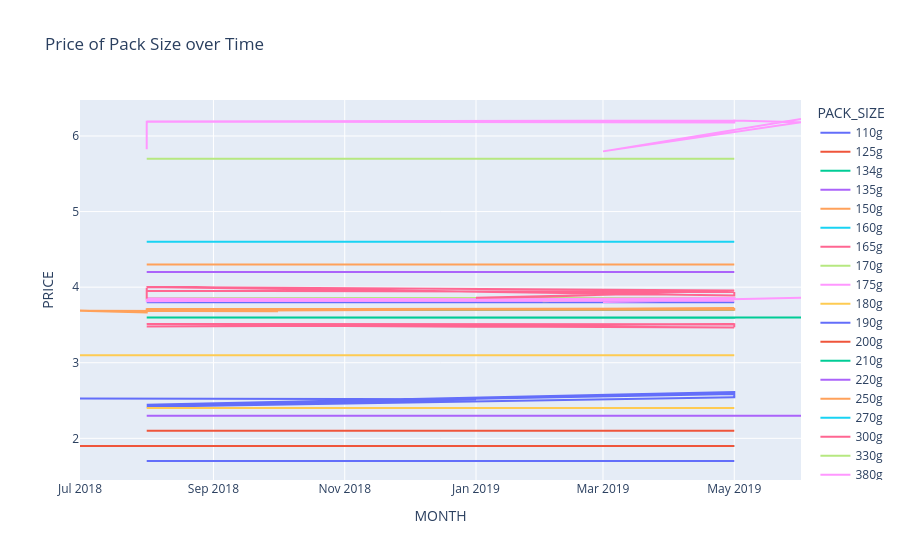

Write notebook code for a chart like this one.
### Code cell
fig = px.line(data_frame= price_pck_size,
              x = 'MONTH',
              y = 'PRICE',
              color= 'PACK_SIZE',
              title = 'Price of Pack Size over Time')

fig.show()

### Figure 1 — Plotly figure (JSON) as saved in the notebook; plotly's stock layout.template omitted (floating-point values rounded to 4 significant figures)
{"data": [{"hovertemplate": "PACK_SIZE=110g<br>MONTH=%{x}<br>PRICE=%{y}<extra></extra>", "legendgroup": "110g", "line": {"color": "#636efa", "dash": "solid"}, "marker": {"symbol": "circle"}, "mode": "lines", "name": "110g", "orientation": "v", "showlegend": true, "type": "scatter", "x": ["2018-10", "2018-08", "2019-05", "2019-05", "2018-08", "2018-08", "2018-08", "2018-08", "2018-08", "2018-08", "2019-03", "2019-02"], "xaxis": "x", "y": [3.8, 3.8, 3.8, 3.8, 3.8, 3.8, 3.8, 3.8, 3.8, 3.8, 3.799, 3.8], "yaxis": "y"}, {"hovertemplate": "PACK_SIZE=125g<br>MONTH=%{x}<br>PRICE=%{y}<extra></extra>", "legendgroup": "125g", "line": {"color": "#EF553B", "dash": "solid"}, "marker": {"symbol": "circle"}, "mode": "lines", "name": "125g", "orientation": "v", "showlegend": true, "type": "scatter", "x": ["2019-05", "2018-08", "2019-05", "2018-08", "2019-05", "2019-05", "2018-08", "2019-05", "2019-05", "2019-05", "2018-11", "2018-12"], "xaxis": "x", "y": [2.1, 2.1, 2.1, 2.1, 2.1, 2.1, 2.1, 2.1, 2.1, 2.1, 2.1, 2.1], "yaxis": "y"}, {"hovertemplate": "PACK_SIZE=134g<br>MONTH=%{x}<br>PRICE=%{y}<extra></extra>", "legendgroup": "134g", "line": {"color": "#00cc96", "dash": "solid"}, "marker": {"symbol": "circle"}, "mode": "lines", "name": "134g", "orientation": "v", "showlegend": true, "type": "scatter", "x": ["2019-05", "2018-08", "2018-08", "2019-05", "2019-05", "2018-08", "2019-05", "2019-05", "2018-08", "2018-08", "2019-03", "2019-04"], "xaxis": "x", "y": [3.7, 3.7, 3.7, 3.7, 3.7, 3.7, 3.7, 3.7, 3.7, 3.7, 3.698, 3.7], "yaxis": "y"}, {"hovertemplate": "PACK_SIZE=135g<br>MONTH=%{x}<br>PRICE=%{y}<extra></extra>", "legendgroup": "135g", "line": {"color": "#ab63fa", "dash": "solid"}, "marker": {"symbol": "circle"}, "mode": "lines", "name": "135g", "orientation": "v", "showlegend": true, "type": "scatter", "x": ["2018-08", "2018-08", "2019-05", "2019-05", "2018-08", "2019-05", "2018-08", "2019-05", "2018-08", "2018-08", "2019-04", "2019-04"], "xaxis": "x", "y": [4.2, 4.2, 4.2, 4.2, 4.2, 4.2, 4.2, 4.2, 4.2, 4.2, 4.2, 4.2], "yaxis": "y"}, {"hovertemplate": "PACK_SIZE=150g<br>MONTH=%{x}<br>PRICE=%{y}<extra></extra>", "legendgroup": "150g", "line": {"color": "#FFA15A", "dash": "solid"}, "marker": {"symbol": "circle"}, "mode": "lines", "name": "150g", "orientation": "v", "showlegend": true, "type": "scatter", "x": ["2018-08", "2019-05", "2019-05", "2018-08", "2018-08", "2019-05", "2018-08", "2018-08", "2018-08", "2018-08", "2018-07", "2018-10"], "xaxis": "x", "y": [3.711, 3.702, 3.71, 3.701, 3.708, 3.716, 3.684, 3.695, 3.708, 3.666, 3.686, 3.68], "yaxis": "y"}, {"hovertemplate": "PACK_SIZE=160g<br>MONTH=%{x}<br>PRICE=%{y}<extra></extra>", "legendgroup": "160g", "line": {"color": "#19d3f3", "dash": "solid"}, "marker": {"symbol": "circle"}, "mode": "lines", "name": "160g", "orientation": "v", "showlegend": true, "type": "scatter", "x": ["2019-05", "2018-08", "2018-08", "2019-05", "2019-05", "2018-08", "2018-08", "2019-05", "2019-05", "2018-08", "2018-10", "2018-11"], "xaxis": "x", "y": [1.9, 1.9, 1.9, 1.9, 1.9, 1.9, 1.9, 1.9, 1.9, 1.9, 1.9, 1.9], "yaxis": "y"}, {"hovertemplate": "PACK_SIZE=165g<br>MONTH=%{x}<br>PRICE=%{y}<extra></extra>", "legendgroup": "165g", "line": {"color": "#FF6692", "dash": "solid"}, "marker": {"symbol": "circle"}, "mode": "lines", "name": "165g", "orientation": "v", "showlegend": true, "type": "scatter", "x": ["2019-05", "2019-05", "2019-05", "2019-05", "2019-05", "2019-05", "2018-08", "2019-05", "2018-08", "2019-05", "2018-11", "2019-01"], "xaxis": "x", "y": [3.49, 3.472, 3.471, 3.479, 3.488, 3.508, 3.48, 3.511, 3.512, 3.465, 3.487, 3.475], "yaxis": "y"}, {"hovertemplate": "PACK_SIZE=170g<br>MONTH=%{x}<br>PRICE=%{y}<extra></extra>", "legendgroup": "170g", "line": {"color": "#B6E880", "dash": "solid"}, "marker": {"symbol": "circle"}, "mode": "lines", "name": "170g", "orientation": "v", "showlegend": true, "type": "scatter", "x": ["2019-05", "2018-08", "2019-05", "2019-05", "2019-05", "2019-05", "2019-05", "2019-05", "2018-08", "2018-08", "2019-03", "2019-02"], "xaxis": "x", "y": [3.835, 3.856, 3.858, 3.87, 3.85, 3.863, 3.837, 3.848, 3.847, 3.843, 3.839, 3.812], "yaxis": "y"}, {"hovertemplate": "PACK_SIZE=175g<br>MONTH=%{x}<br>PRICE=%{y}<extra></extra>", "legendgroup": "175g", "line": {"color": "#FF97FF", "dash": "solid"}, "marker": {"symbol": "circle"}, "mode": "lines", "name": "175g", "orientation": "v", "showlegend": true, "type": "scatter", "x": ["2018-08", "2019-05", "2019-05", "2018-08", "2019-05", "2018-08", "2018-08", "2019-05", "2018-08", "2019-05", "2019-03", "2019-06"], "xaxis": "x", "y": [3.814, 3.857, 3.84, 3.84, 3.822, 3.817, 3.832, 3.821, 3.851, 3.834, 3.805, 3.86], "yaxis": "y"}, {"hovertemplate": "PACK_SIZE=180g<br>MONTH=%{x}<br>PRICE=%{y}<extra></extra>", "legendgroup": "180g", "line": {"color": "#FECB52", "dash": "solid"}, "marker": {"symbol": "circle"}, "mode": "lines", "name": "180g", "orientation": "v", "showlegend": true, "type": "scatter", "x": ["2018-08", "2019-05", "2018-08", "2018-08", "2018-08", "2018-08", "2018-08", "2019-05", "2019-05", "2018-08", "2019-04", "2018-07"], "xaxis": "x", "y": [3.1, 3.1, 3.1, 3.1, 3.1, 3.1, 3.1, 3.1, 3.1, 3.1, 3.1, 3.1], "yaxis": "y"}, {"hovertemplate": "PACK_SIZE=190g<br>MONTH=%{x}<br>PRICE=%{y}<extra></extra>", "legendgroup": "190g", "line": {"color": "#636efa", "dash": "solid"}, "marker": {"symbol": "circle"}, "mode": "lines", "name": "190g", "orientation": "v", "showlegend": true, "type": "scatter", "x": ["2019-05", "2019-05", "2019-05", "2019-05", "2019-05", "2018-08", "2019-05", "2019-05", "2019-05", "2018-08", "2019-01", "2018-07"], "xaxis": "x", "y": [2.561, 2.62, 2.553, 2.579, 2.587, 2.443, 2.612, 2.53, 2.545, 2.416, 2.517, 2.526], "yaxis": "y"}, {"hovertemplate": "PACK_SIZE=200g<br>MONTH=%{x}<br>PRICE=%{y}<extra></extra>", "legendgroup": "200g", "line": {"color": "#EF553B", "dash": "solid"}, "marker": {"symbol": "circle"}, "mode": "lines", "name": "200g", "orientation": "v", "showlegend": true, "type": "scatter", "x": ["2018-08", "2019-05", "2019-05", "2018-08", "2019-05", "2018-08", "2018-08", "2018-08", "2019-05", "2019-05", "2018-09", "2018-07"], "xaxis": "x", "y": [1.9, 1.9, 1.9, 1.9, 1.9, 1.9, 1.9, 1.9, 1.9, 1.9, 1.9, 1.9], "yaxis": "y"}, {"hovertemplate": "PACK_SIZE=210g<br>MONTH=%{x}<br>PRICE=%{y}<extra></extra>", "legendgroup": "210g", "line": {"color": "#00cc96", "dash": "solid"}, "marker": {"symbol": "circle"}, "mode": "lines", "name": "210g", "orientation": "v", "showlegend": true, "type": "scatter", "x": ["2019-05", "2019-05", "2018-08", "2018-08", "2018-08", "2019-05", "2019-05", "2018-08", "2019-05", "2019-05", "2019-06", "2019-03"], "xaxis": "x", "y": [3.6, 3.594, 3.6, 3.6, 3.6, 3.6, 3.6, 3.6, 3.6, 3.6, 3.6, 3.6], "yaxis": "y"}, {"hovertemplate": "PACK_SIZE=220g<br>MONTH=%{x}<br>PRICE=%{y}<extra></extra>", "legendgroup": "220g", "line": {"color": "#ab63fa", "dash": "solid"}, "marker": {"symbol": "circle"}, "mode": "lines", "name": "220g", "orientation": "v", "showlegend": true, "type": "scatter", "x": ["2018-08", "2018-08", "2019-05", "2018-08", "2018-08", "2019-05", "2018-08", "2019-05", "2019-05", "2019-06", "2018-08", "2019-05"], "xaxis": "x", "y": [2.3, 2.3, 2.3, 2.3, 2.3, 2.3, 2.3, 2.3, 2.3, 2.3, 2.3, 2.3], "yaxis": "y"}, {"hovertemplate": "PACK_SIZE=250g<br>MONTH=%{x}<br>PRICE=%{y}<extra></extra>", "legendgroup": "250g", "line": {"color": "#FFA15A", "dash": "solid"}, "marker": {"symbol": "circle"}, "mode": "lines", "name": "250g", "orientation": "v", "showlegend": true, "type": "scatter", "x": ["2019-05", "2018-08", "2019-05", "2018-08", "2018-08", "2018-08", "2018-08", "2018-08", "2018-08", "2018-09", "2018-12", "2019-05"], "xaxis": "x", "y": [4.3, 4.3, 4.3, 4.3, 4.3, 4.3, 4.3, 4.3, 4.3, 4.3, 4.3, 4.3], "yaxis": "y"}, {"hovertemplate": "PACK_SIZE=270g<br>MONTH=%{x}<br>PRICE=%{y}<extra></extra>", "legendgroup": "270g", "line": {"color": "#19d3f3", "dash": "solid"}, "marker": {"symbol": "circle"}, "mode": "lines", "name": "270g", "orientation": "v", "showlegend": true, "type": "scatter", "x": ["2019-05", "2018-08", "2019-05", "2018-08", "2019-05", "2018-08", "2019-05", "2019-05", "2019-05", "2018-09", "2019-05", "2019-03"], "xaxis": "x", "y": [4.6, 4.6, 4.6, 4.6, 4.6, 4.6, 4.6, 4.6, 4.6, 4.6, 4.6, 4.6], "yaxis": "y"}, {"hovertemplate": "PACK_SIZE=300g<br>MONTH=%{x}<br>PRICE=%{y}<extra></extra>", "legendgroup": "300g", "line": {"color": "#FF6692", "dash": "solid"}, "marker": {"symbol": "circle"}, "mode": "lines", "name": "300g", "orientation": "v", "showlegend": true, "type": "scatter", "x": ["2018-08", "2018-08", "2018-08", "2018-08", "2019-05", "2019-05", "2019-05", "2018-08", "2019-05", "2019-02", "2019-01", "2019-04"], "xaxis": "x", "y": [3.851, 3.991, 3.94, 3.954, 3.934, 3.937, 3.889, 4.001, 3.954, 3.874, 3.859, 3.918], "yaxis": "y"}, {"hovertemplate": "PACK_SIZE=330g<br>MONTH=%{x}<br>PRICE=%{y}<extra></extra>", "legendgroup": "330g", "line": {"color": "#B6E880", "dash": "solid"}, "marker": {"symbol": "circle"}, "mode": "lines", "name": "330g", "orientation": "v", "showlegend": true, "type": "scatter", "x": ["2018-08", "2018-08", "2018-08", "2019-05", "2019-05", "2019-05", "2018-08", "2018-08", "2019-05", "2019-03", "2019-04", "2019-04"], "xaxis": "x", "y": [5.7, 5.7, 5.7, 5.7, 5.7, 5.7, 5.7, 5.7, 5.7, 5.7, 5.7, 5.7], "yaxis": "y"}, {"hovertemplate": "PACK_SIZE=380g<br>MONTH=%{x}<br>PRICE=%{y}<extra></extra>", "legendgroup": "380g", "line": {"color": "#FF97FF", "dash": "solid"}, "marker": {"symbol": "circle"}, "mode": "lines", "name": "380g", "orientation": "v", "showlegend": true, "type": "scatter", "x": ["2018-08", "2018-08", "2018-08", "2019-05", "2019-05", "2019-05", "2018-08", "2019-05", "2019-05", "2019-06", "2019-03", "2019-06"], "xaxis": "x", "y": [6.198, 5.826, 6.189, 6.19, 6.217, 6.178, 6.192, 6.197, 6.206, 6.183, 5.796, 6.225], "yaxis": "y"}, {"hovertemplate": "PACK_SIZE=70g<br>MONTH=%{x}<br>PRICE=%{y}<extra></extra>", "legendgroup": "70g", "line": {"color": "#FECB52", "dash": "solid"}, "marker": {"symbol": "circle"}, "mode": "lines", "name": "70g", "orientation": "v", "showlegend": true, "type": "scatter", "x": ["2019-05", "2019-05", "2019-05", "2019-05", "2019-05", "2019-05", "2019-05", "2018-08", "2018-08", "2018-11", "2018-09", "2018-09"], "xaxis": "x", "y": [2.4, 2.4, 2.4, 2.4, 2.4, 2.4, 2.4, 2.4, 2.4, 2.4, 2.4, 2.4], "yaxis": "y"}, {"hovertemplate": "PACK_SIZE=90g<br>MONTH=%{x}<br>PRICE=%{y}<extra></extra>", "legendgroup": "90g", "line": {"color": "#636efa", "dash": "solid"}, "marker": {"symbol": "circle"}, "mode": "lines", "name": "90g", "orientation": "v", "showlegend": true, "type": "scatter", "x": ["2019-05", "2019-05", "2019-05", "2019-05", "2018-08", "2018-08", "2018-08", "2018-08", "2019-05", "2018-11", "2019-03", "2019-01"], "xaxis": "x", "y": [1.7, 1.7, 1.7, 1.7, 1.7, 1.7, 1.7, 1.7, 1.7, 1.7, 1.7, 1.7], "yaxis": "y"}], "layout": {"legend": {"title": {"text": "PACK_SIZE"}, "tracegroupgap": 0}, "title": {"text": "Price of Pack Size over Time"}, "xaxis": {"anchor": "y", "domain": [0, 1], "title": {"text": "MONTH"}}, "yaxis": {"anchor": "x", "domain": [0, 1], "title": {"text": "PRICE"}}}}
